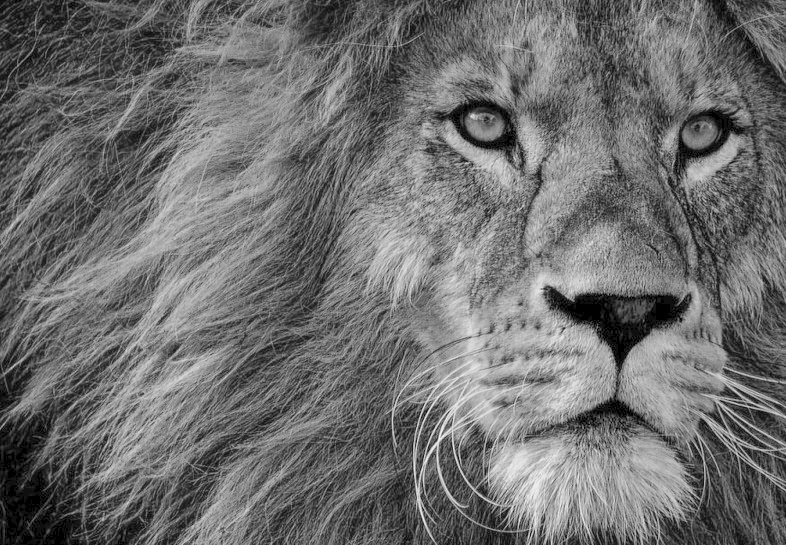
#> input picture 15.0.jpg, 786 x 545 px
$ python logarithm.py 15.0.jpg 1.0
#> lines starting #> are read from the running program, lines starting #| are printed output that depends on the picture
import cv2
import numpy as np
import math
import sys

def logarithm(c,f):
	value = int(c*math.log(1+f,10))
	if(value>255):
		return 255
	elif(value<0):
		return 0
	return value

def main(cons,img):
	height, width = img.shape

	for y in range(0,width):
		for x in range(0,height):
			img[x,y] = logarithm(cons,img[x,y])
	strr = "uploads/"+str(cons)+".jpg"
	cv2.imwrite(strr,img);
	return strr;


filename = sys.argv[1]
c = float(sys.argv[2])
imgen = cv2.imread(filename)
#> imgen is the input picture: shape (545, 786, 3); min 0, max 240, mean 111
img = cv2.cvtColor(imgen, cv2.COLOR_BGR2GRAY)
print(main(c,img))
#> the loop in main, `for y in range(0,width):` made 786 passes
#> after the loop in main, `for y in range(0,width):`:
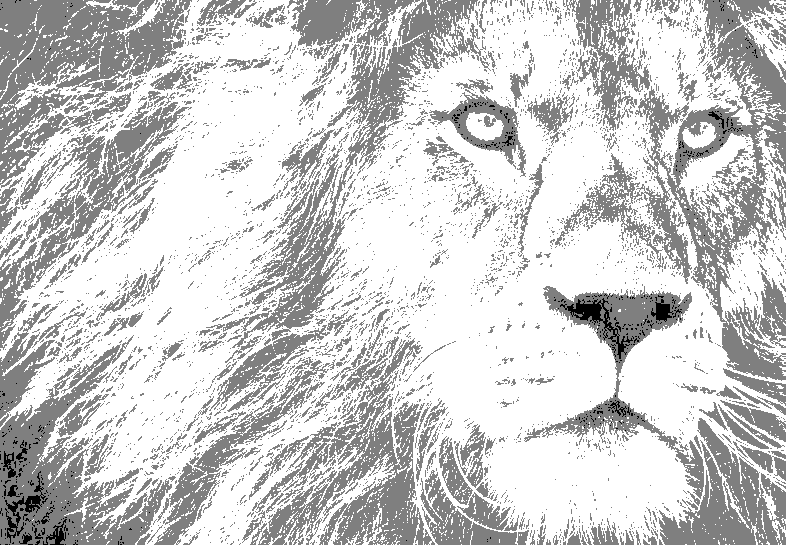
#> img: shape (545, 786); min 0, max 2, mean 1.6; drawn with min black and max white
#| uploads/1.0.jpg
